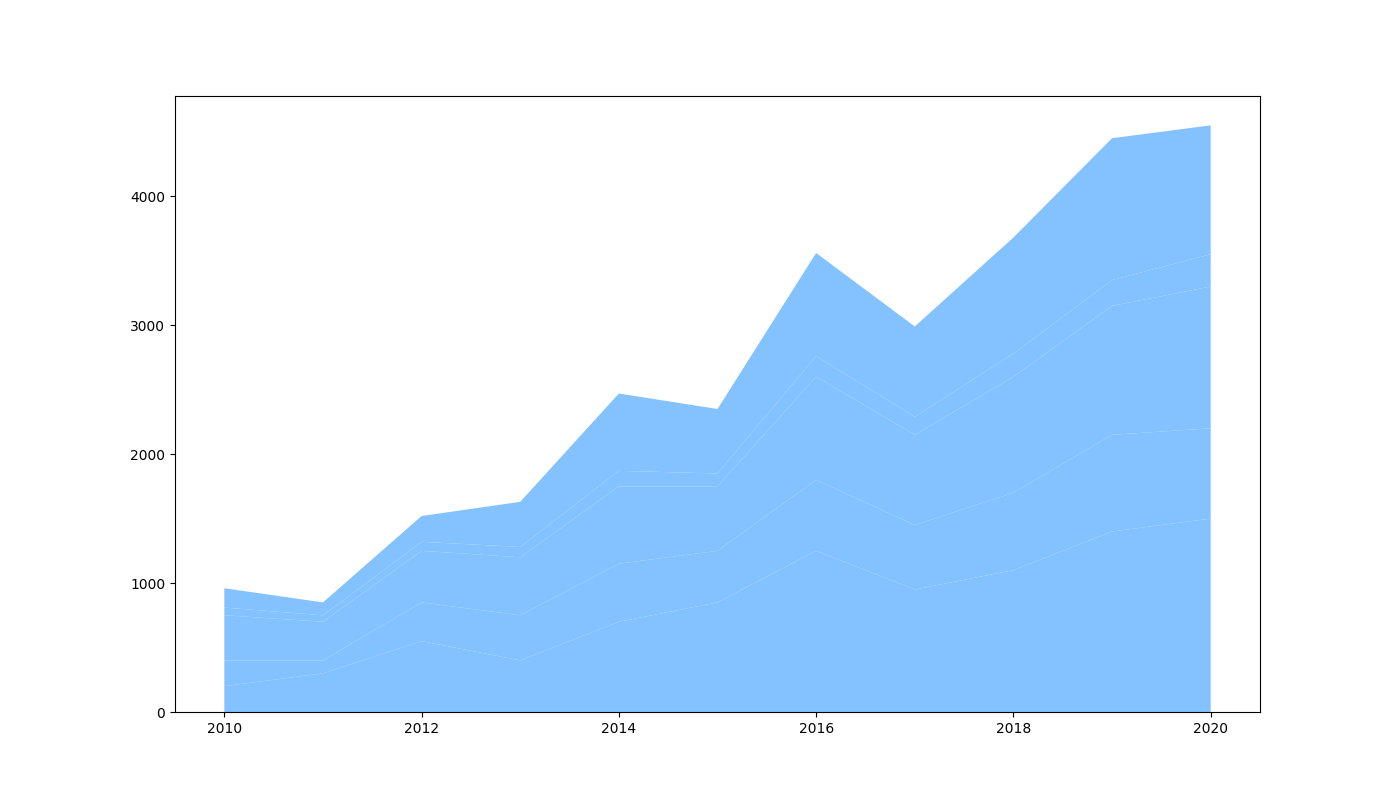

This figure's Python source:
import matplotlib.pyplot as plt
import numpy as np

years = np.arange(2010, 2021)

# Manually swapped some values within the bird categories
sparrows = np.array([200, 300, 550, 400, 700, 850, 1250, 950, 1100, 1400, 1500])
hawks = np.array([200, 100, 300, 350, 450, 400, 550, 500, 600, 750, 700])
swallows = np.array([350, 300, 400, 450, 600, 500, 800, 700, 900, 1000, 1100])
pelicans = np.array([60, 50, 70, 80, 120, 100, 160, 140, 180, 200, 250])
geese = np.array([150, 100, 200, 350, 600, 500, 800, 700, 900, 1100, 1000])

bird_migrations = np.vstack([sparrows, hawks, swallows, pelicans, geese])

fig, ax = plt.subplots(figsize=(14, 8))

# Plotting with a single color
single_color = '#66b3ff'
ax.stackplot(years, bird_migrations, colors=[single_color for _ in range(len(bird_migrations))], alpha=0.8)

plt.show()
